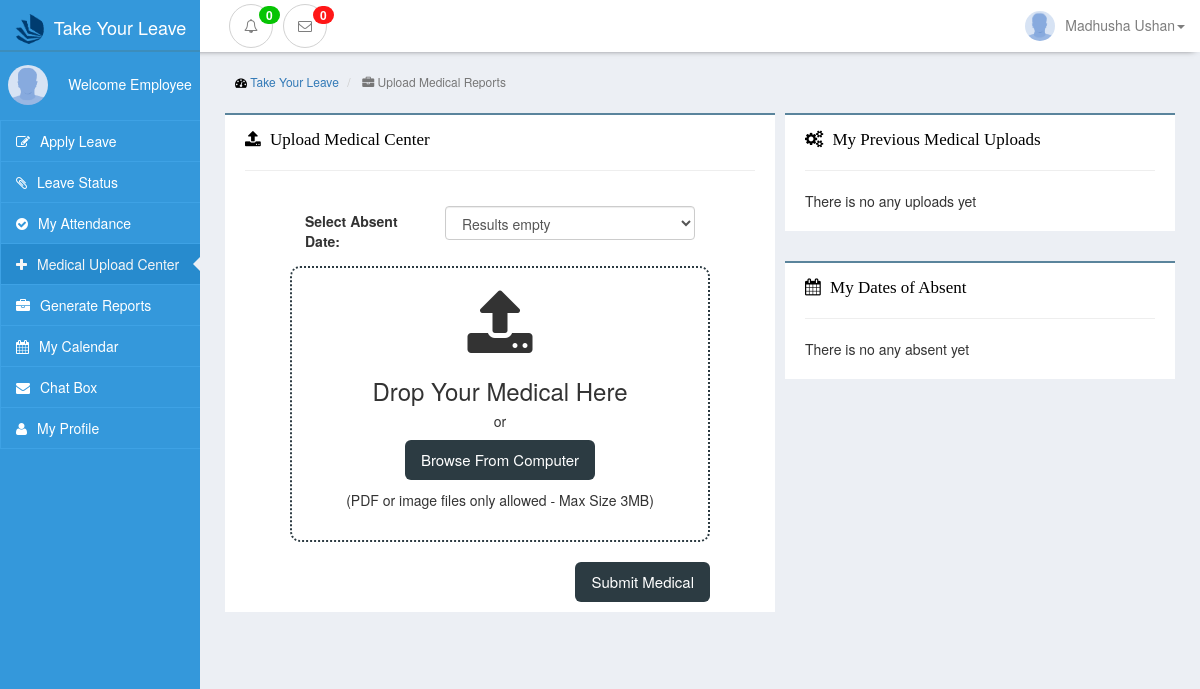
/view/site/medicalUpload.php?fail (signed in), run on an earlier commit of the app's database.
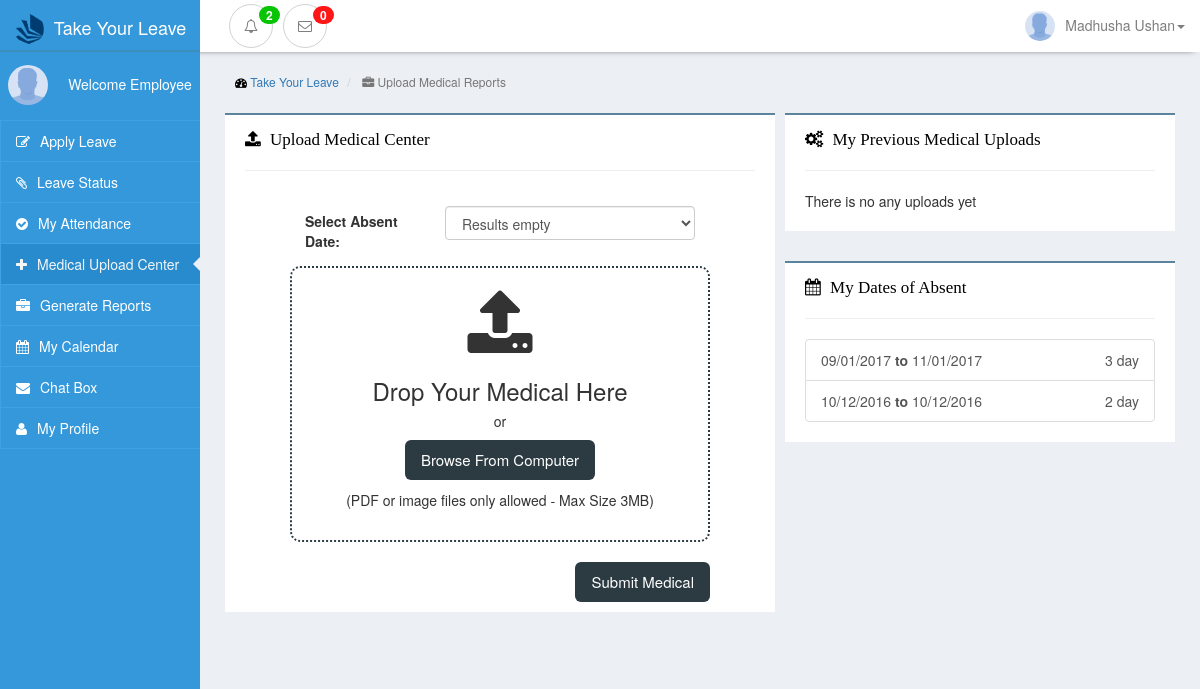
And on a later commit of the database.
### tables this page shows
CREATE TABLE `apply_leave` (
  `apply_leave_id` int(11) NOT NULL AUTO_INCREMENT,
  `comp_id` varchar(50) NOT NULL,
  `leave_id` int(11) DEFAULT NULL,
  `leave_priority` varchar(50) DEFAULT NULL,
  `apply_date` varchar(10) NOT NULL,
  `start_date` varchar(10) NOT NULL,
  `end_date` varchar(10) NOT NULL,
  `number_of_days` int(11) NOT NULL,
  `reason` text NOT NULL,
  `status` varchar(50) NOT NULL,
  `recommandBy` varchar(50) DEFAULT NULL,
  `special_note` text,
  `medical_status` varchar(50) DEFAULT NULL,
  `seen` int(11) DEFAULT '0',
  PRIMARY KEY (`apply_leave_id`),
  KEY `comp_id(change)` (`comp_id`(4)),
  KEY `leave_priority` (`leave_priority`),
  KEY `leave_priority_2` (`leave_priority`),
  KEY `leave_id` (`leave_id`),
  KEY `apply_leave_ibfk_1` (`comp_id`),
  CONSTRAINT `apply_leave_ibfk_1` FOREIGN KEY (`comp_id`) REFERENCES `employee` (`comp_id`) ON DELETE CASCADE
);

### view/site/medicalUpload.php (the view, shortened to what the changed rows need)
<?php
include('../../controller/siteController.php');
$pdo = connect();
?>
<!DOCTYPE html>
<html lang="en">
<head>
    <link href="../../public/css/bootstrap.min.css" rel="stylesheet">
    <link href="../../public/css/interface-leftmenu.css" rel="stylesheet">
    <link href="../../public/css/leave-interface.css" rel="stylesheet">
    <link href="../../public/css/navbar-style.css" rel="stylesheet">
    <link href="../../public/css/font-awesome.min.css" rel="stylesheet">
</head>
<body style=" background-color: #eceff4 !important;">
<?php include("../layouts/navbar.php") ?>
<div class="container-fluid ">
    <div class="row ">
        <div class="col-sm-10 col-xs-12 admin-background col-sm-push-2" style="position: relative;">
            <div class="row padding-row">
                <div class="col-sm-5 col-xs-12 padding-box">
                    <div class="row margin-top">
                        <div class="col-xs-12 nortification-box-top">
                            <h5 class="nortification-box-heading"><i class="fa fa-calendar icon-margin-right" aria-hidden="true"></i>
                                My Dates of Absent</h5>
                            <hr>
                            <div class="list-group">
                                <?php
                                $sql = "select * from apply_leave where comp_id =:myId AND status=:log ORDER BY apply_leave_id DESC LIMIT 10";
                                $query = $pdo->prepare($sql);
                                $query->execute(array('myId'=>$empID, 'log'=>"approved"));
                                $rowCount = $query->rowCount();
                                $result = $query->fetchAll();
                                if($rowCount==0){
                                    echo "There is no any absent yet";
                                }
                                foreach($result as $rs){
                                    echo "<a href=\"#\" class=\"list-group-item\">".$rs['start_date']."<strong> to </strong>".$rs['end_date']."<span style=\"float:right;\">".$rs['number_of_days']." day</span></a>";
                                }
                                ?>
                            </div>
                        </div>
                    </div>
                </div>
            </div>
        </div>
    </div>
</div>
</body>
</html>

### view/layouts/navbar.php (shortened to what the changed rows need)
<?php
    $statement = "SELECT * from apply_leave where seen=:val AND comp_id=:empID";
    $newquery1 = $pdo->prepare($statement);
    $newquery1->execute(array('val'=>0, 'empID'=>$empID));
    $nortifictions = $newquery1->fetchAll();
    $nortifictionsCount = $newquery1->rowCount();
?>
<nav class="navbar navbar-inverse navbar-static-top nav-top nav-bar-custom navbar-fixed-top" style="margin-top:0px; box-shadow: 0 3px 7px -6px black !important;">
    <div class="container-fluid">
        <div style="height: 1px;" aria-expanded="false" id="navbar" class="navbar-collapse collapse">
            <ul class="nav navbar-nav navbar-left nortifications" style="margin-left:17%; padding-top:4px; position: fixed;">
                <li class="dropdown">
                    <a href="#" class="dropdown-toggle nortification-button" data-toggle="dropdown">
                        <i class="fa fa-bell-o" style="border:1px solid #d2d2d2; border-radius:100%; padding:14px;"></i><span class="badge postition-alert"><?php echo $nortifictionsCount;?></span>
                    </a>
                </li>
            </ul>
        </div>
    </div>
</nav>

What changed in the data, as far as the page shows it:
added apply_leave: start_date "09/01/2017", end_date "11/01/2017", number_of_days "3"
now on this page (row edited): apply_leave: start_date "10/12/2016", end_date "10/12/2016", number_of_days "2"
Also different on the page:
$nortifictionsCount: "0" → "2"
text no longer shown: "There is no any absent yet"
